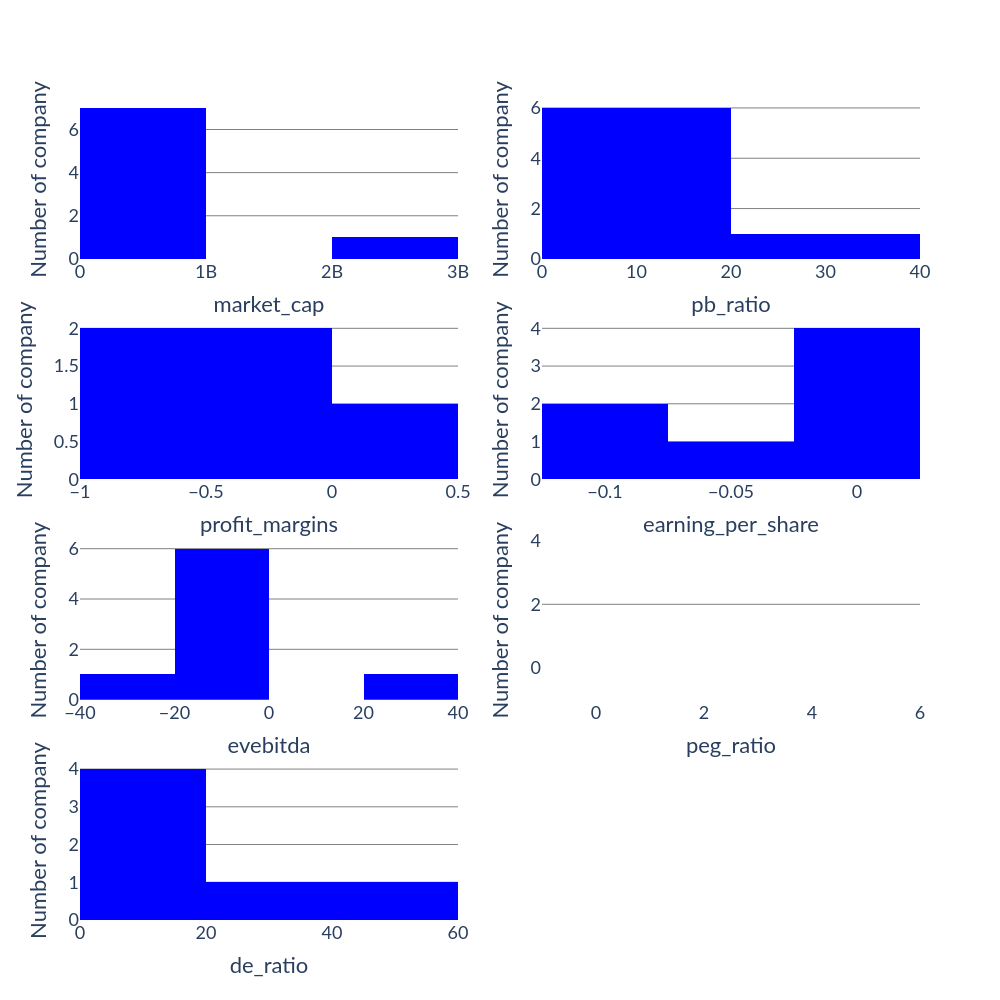

Write notebook code for a chart like this one.
### Code cell
# Rerun the histogram, but add the company in it
metrics = []
# Only shows metric that has at least 90% of values
for metric in ['market_cap', 'pb_ratio', 'profit_margins', 'earning_per_share', 'evebitda', 'peg_ratio', 'de_ratio']:
    if len(df[~pd.isna(df[metric])]) / len(df) >= 0.9:
        metrics.append(metric)

fig = make_subplots(rows = len(metrics), cols = 1)
for i,metric in enumerate(metrics):
    fig.add_trace(
        go.Histogram(
            x = df[metric].apply(lambda x : float(x) if not pd.isna(x) else None), 
            marker = dict(color = 'blue'),
            showlegend = False
        ),
        row = i + 1, col = 1
    )
    fig.update_xaxes(title = metric, row = i + 1, col = 1)
fig.update_yaxes(showgrid = True, gridcolor = 'gray', title = 'Number of company')

fig.update_layout(
    width = 500,
    height = len(metrics) * 300,
    plot_bgcolor = 'white',
    paper_bgcolor = 'white',
    font = dict(family = 'Lato', size = 18)
)
fig.show()

### Figure 1 — Plotly figure (JSON) as saved in the notebook; plotly's stock layout.template omitted (floating-point values rounded to 4 significant figures)
{"data": [{"marker": {"color": "blue"}, "showlegend": false, "type": "histogram", "x": [653001280, 2949460, 5810961, 1522864, 5027932, 84302400, 2037315200, 8529225], "xaxis": "x", "yaxis": "y"}, {"marker": {"color": "blue"}, "showlegend": false, "type": "histogram", "x": [39.37, 2, 1.444, 0.5833, 4.75, 4.16, 6.953, null], "xaxis": "x2", "yaxis": "y2"}, {"marker": {"color": "blue"}, "showlegend": false, "type": "histogram", "x": [null, -0.09039, -0.3225, null, -0.5273, -0.7129, 0.02278, null], "xaxis": "x3", "yaxis": "y3"}, {"marker": {"color": "blue"}, "showlegend": false, "type": "histogram", "x": [-0.02, null, -0.01, -0.1, -0.01, -0.08, 0.02, -0.05], "xaxis": "x4", "yaxis": "y4"}, {"marker": {"color": "blue"}, "showlegend": false, "type": "histogram", "x": [-20.61, -18.56, -2.904, -0.838, -1.187, -5.729, 31.6, -1.858], "xaxis": "x5", "yaxis": "y5"}, {"marker": {"color": "blue"}, "showlegend": false, "type": "histogram", "x": [null, null, null, null, null, null, null, null], "xaxis": "x6", "yaxis": "y6"}, {"marker": {"color": "blue"}, "showlegend": false, "type": "histogram", "x": [9.417, null, 21.17, 57.67, 9.735, 6.633, 3.409, null], "xaxis": "x7", "yaxis": "y7"}], "layout": {"font": {"family": "Lato", "size": 18}, "height": 1000, "paper_bgcolor": "white", "plot_bgcolor": "white", "width": 1000, "xaxis": {"anchor": "y", "domain": [0, 0.45], "title": {"text": "market_cap"}}, "xaxis2": {"anchor": "y2", "domain": [0.55, 1], "title": {"text": "pb_ratio"}}, "xaxis3": {"anchor": "y3", "domain": [0, 0.45], "title": {"text": "profit_margins"}}, "xaxis4": {"anchor": "y4", "domain": [0.55, 1], "title": {"text": "earning_per_share"}}, "xaxis5": {"anchor": "y5", "domain": [0, 0.45], "title": {"text": "evebitda"}}, "xaxis6": {"anchor": "y6", "domain": [0.55, 1], "title": {"text": "peg_ratio"}}, "xaxis7": {"anchor": "y7", "domain": [0, 0.45], "title": {"text": "de_ratio"}}, "xaxis8": {"anchor": "y8", "domain": [0.55, 1]}, "yaxis": {"anchor": "x", "domain": [0.8063, 1], "gridcolor": "gray", "showgrid": true, "title": {"text": "Number of company"}}, "yaxis2": {"anchor": "x2", "domain": [0.8063, 1], "gridcolor": "gray", "showgrid": true, "title": {"text": "Number of company"}}, "yaxis3": {"anchor": "x3", "domain": [0.5375, 0.7312], "gridcolor": "gray", "showgrid": true, "title": {"text": "Number of company"}}, "yaxis4": {"anchor": "x4", "domain": [0.5375, 0.7312], "gridcolor": "gray", "showgrid": true, "title": {"text": "Number of company"}}, "yaxis5": {"anchor": "x5", "domain": [0.2687, 0.4625], "gridcolor": "gray", "showgrid": true, "title": {"text": "Number of company"}}, "yaxis6": {"anchor": "x6", "domain": [0.2687, 0.4625], "gridcolor": "gray", "showgrid": true, "title": {"text": "Number of company"}}, "yaxis7": {"anchor": "x7", "domain": [0, 0.1938], "gridcolor": "gray", "showgrid": true, "title": {"text": "Number of company"}}, "yaxis8": {"anchor": "x8", "domain": [0, 0.1938], "gridcolor": "gray", "showgrid": true, "title": {"text": "Number of company"}}}}
